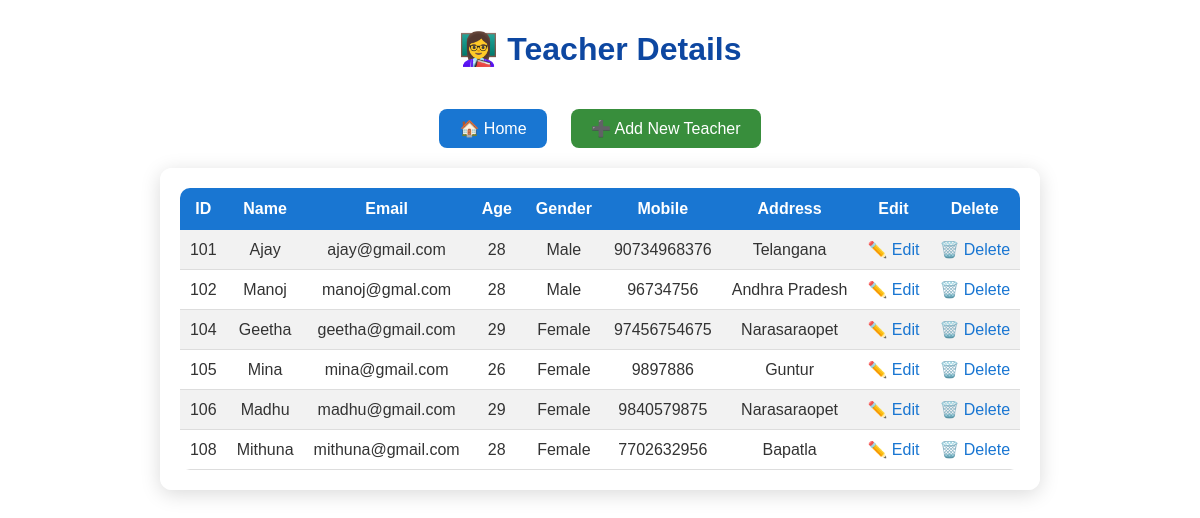
/teach_de, run on the app's committed database.
### app1/models.py (models this page shows, shortened)
class teacher(models.Model):
    teach_id = models.IntegerField()
    teach_name = models.CharField(max_length=50)
    teach_email = models.EmailField(unique=True)
    teach_age = models.IntegerField()
    teach_gender = models.CharField(max_length=20)
    teach_mobile = models.BigIntegerField()
    teach_address = models.CharField(max_length=100)

### app1/views.py (the view)
# urls.py: path('teach_de',teach_details, name='teach_de'),
def teach_details(request):
    data = teacher.objects.all()
    context = {
        'data' : data
    }
    return render(request, 'teacher/teach_table.html', context)

### templates/teacher/teach_table.html (shortened to what this page needs)
{% load static %}
<!DOCTYPE html>
<html lang="en">
<head>
    <link rel="stylesheet" href="{% static 'teacher/teach.css' %}">
</head>
<body>
    <h1>👩‍🏫 Teacher Details</h1>
    <div class="actions">
        <a href="{% url 'display1' %}" class="btn">🏠 Home</a>
        <a href="{% url 'teach_form1' %}" class="btn add">➕ Add New Teacher</a>
    </div>
    <div class="table-container">
        <table>
            <tr>
                <th>ID</th>
                <th>Name</th>
                <th>Email</th>
                <th>Age</th>
                <th>Gender</th>
                <th>Mobile</th>
                <th>Address</th>
                <th>Edit</th>
                <th>Delete</th>
            </tr>
            {% for x in data %}
            <tr>
                <td>{{x.teach_id}}</td>
                <td>{{x.teach_name}}</td>
                <td>{{x.teach_email}}</td>
                <td>{{x.teach_age}}</td>
                <td>{{x.teach_gender}}</td>
                <td>{{x.teach_mobile}}</td>
                <td>{{x.teach_address}}</td>
                <td><a href="{% url 'teach_up1' x.id %}">✏️ Edit</a></td>
                <td><a href="{% url 'teach_del1' x.id %}" onclick="return confirm('Conform to Delete?')" >🗑️ Delete</a></td>
            </tr>
            {% endfor %}
        </table>
    </div>
</body>
</html>

### static/teacher/teach.css (style rules this page uses)
body { font-family: 'Poppins', sans-serif; margin: 0; padding: 0; height: 100%; display: flex; flex-direction: column; align-items: center; background: url('https://images.unsplash.com/photo-1509062522246-3755977927d7?auto=format&fit=crop&w=1600&q=80'); background-size: cover; background-position: center; }
h1 { margin-top: 30px; font-size: 2rem; color: #0d47a1; text-align: center; }
.actions { margin: 20px; text-align: center; }
.btn { display: inline-block; text-decoration: none; padding: 10px 20px; background: #1976d2; color: white; border-radius: 8px; margin: 0 10px; font-weight: 500; transition: 0.3s; }
.btn.add { background: #388e3c; }
.table-container { background: rgba(255, 255, 255, 0.9); border-radius: 12px; box-shadow: 0 4px 20px rgba(0, 0, 0, 0.15); padding: 20px; max-width: 90%; overflow-x: auto; }
table { border-collapse: collapse; width: 100%; min-width: 800px; text-align: center; border-radius: 10px; overflow: hidden; }
th { background-color: #1976d2; color: white; padding: 12px; font-size: 16px; }
td { padding: 10px; border-bottom: 1px solid #ddd; color: #333; }
tr:nth-child(even) { background-color: #f2f2f2; }
td a { color: #1976d2; text-decoration: none; font-weight: 500; }

### data on the page
teacher: teach_id "101", teach_name "Ajay", teach_email "ajay@gmail.com", teach_age "28", teach_gender "Male", teach_mobile "90734968376", teach_address "Telangana"
teacher: teach_id "102", teach_name "Manoj", teach_email "manoj@gmal.com", teach_age "28", teach_gender "Male", teach_mobile "96734756", teach_address "Andhra Pradesh"
teacher: teach_id "104", teach_name "Geetha", teach_email "geetha@gmail.com", teach_age "29", teach_gender "Female", teach_mobile "97456754675", teach_address "Narasaraopet"
teacher: teach_id "105", teach_name "Mina", teach_email "mina@gmail.com", teach_age "26", teach_gender "Female", teach_mobile "9897886", teach_address "Guntur"
teacher: teach_id "106", teach_name "Madhu", teach_email "madhu@gmail.com", teach_age "29", teach_gender "Female", teach_mobile "9840579875", teach_address "Narasaraopet"
teacher: teach_id "108", teach_name "Mithuna", teach_email "mithuna@gmail.com", teach_age "28", teach_gender "Female", teach_mobile "7702632956", teach_address "Bapatla"
